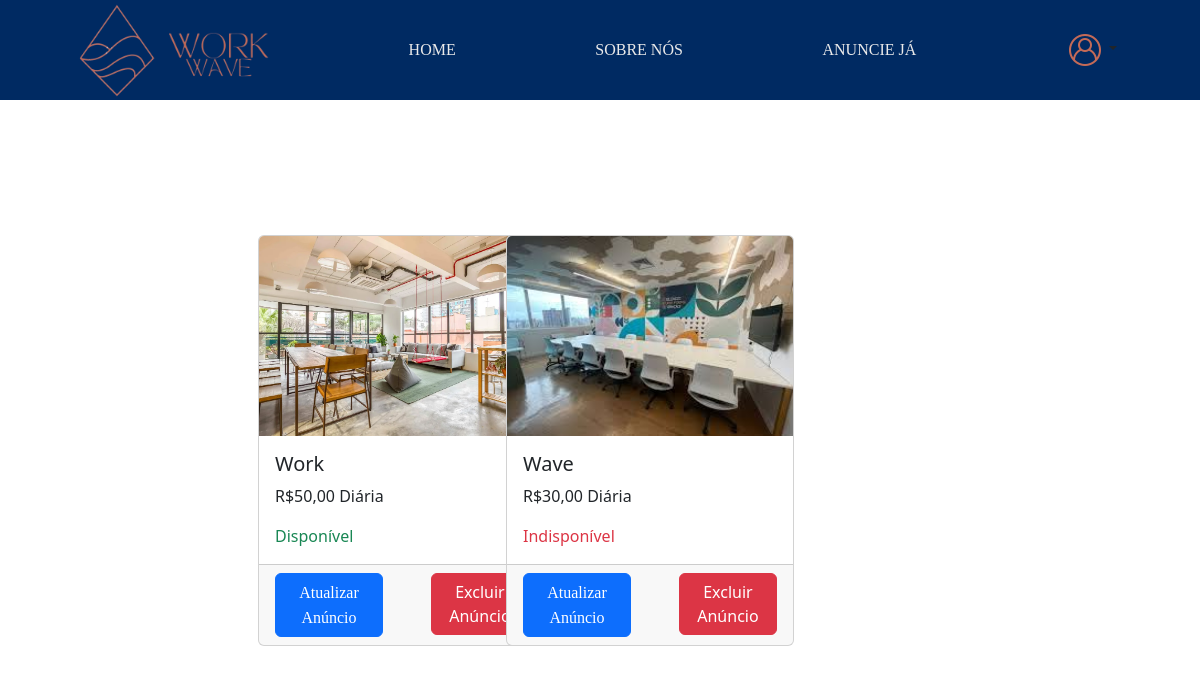
The app's page /SeusAnuncios.php (signed in), older data.
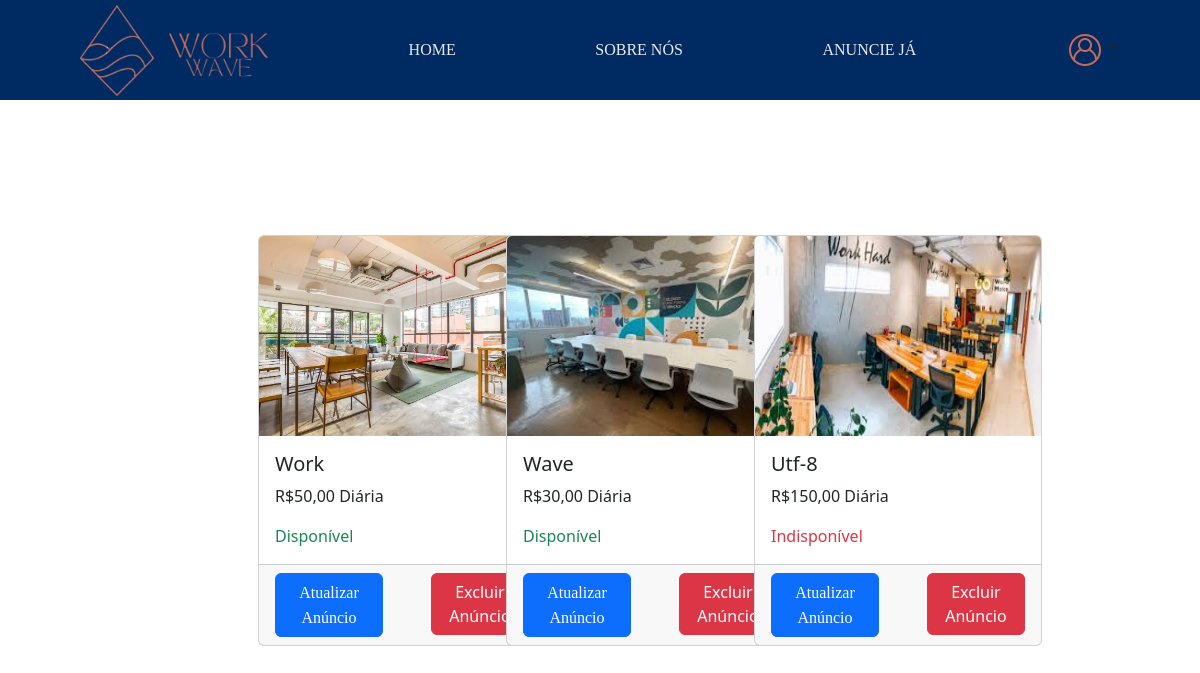
The same page, newer data.
### tables this page shows
CREATE TABLE `espacodados` (
  `EspId` int(11) NOT NULL,
  `EspNome` varchar(255) NOT NULL,
  `EspEndereco` varchar(255) NOT NULL,
  `EspDescricao` mediumtext NOT NULL,
  `EspCapacidade` int(11) NOT NULL,
  `EspDisponibilidade` tinyint(1) DEFAULT NULL,
  `EspDataCadastro` date NOT NULL,
  `ProId` int(11) NOT NULL,
  `EspImg` varchar(255) DEFAULT NULL,
  `EspPreco` decimal(10,2) DEFAULT NULL,
  `SerId` int(11) DEFAULT NULL
);

### SeusAnuncios.php (the view, shortened to what this page needs)
<!DOCTYPE html>
<html lang="en">
<head>
    <link href="https://cdn.jsdelivr.net/npm/bootstrap@5.3.3/dist/css/bootstrap.min.css" rel="stylesheet">
    <link rel="stylesheet" href="css/Style.css">
    <link rel="stylesheet" href="css/SeusAnuncios.css">
</head>
<body>
<header>
    <div class="logo">
        <img src="img/WorkWave-removebg-preview (1).png" alt="" width="95px" height="95px">
        <img src="img/WorkWave__2_-removebg-preview.png" alt="" width="100px" height="100px">
    </div>
    <a href="index.php" class="underline">HOME</a>
    <a href="SobreNos.php" class="underline">SOBRE NÓS</a>
    <a href="AnuncieJa.php" class="underline">ANUNCIE JÁ</a>
    <?php
        if (!isset($_SESSION['usuario_validado']) || $_SESSION['usuario_validado'] == false) {
    ?>
        <div class="dropdown">
            <a class="btn dropdown-toggle" href="#" role="button" data-bs-toggle="dropdown" aria-expanded="false">
                <img src="img/user-logo.png" alt="">
            </a>
            <ul class="dropdown-menu">
                <li><a class="dropdown-item" href="login.php">Fazer Login</a></li>
            </ul>
        </div>
    <?php
        } else {
    ?>
        <div class="dropdown">
            <a class="btn dropdown-toggle" href="#" role="button" data-bs-toggle="dropdown" aria-expanded="false">
                <img src="img/user-logo.png" alt="">
            </a>
        </div>
    <?php
        };
    ?>
</header>
<div class="conteudo conteudo-principal">
    <div class="postagem">
        <?php
            try {
                $conexao = new PDO("mysql:host=localhost; dbname=workwave", "root", "");
                $conexao->setAttribute(PDO::ATTR_ERRMODE, PDO::ERRMODE_EXCEPTION);
            } catch (PDOException $erro) {
                echo "Erro na conexão:" . $erro->getMessage();
            }
            if (isset($_SESSION['UsuarioId'])) {
                $query = "SELECT EspId, EspNome, EspCapacidade, EspDisponibilidade, EspImg, EspPreco FROM EspacoDados WHERE ProId = :UsuarioId";
                $stmt = $conexao->prepare($query);
                $stmt->bindValue(':UsuarioId', $_SESSION['UsuarioId']);
                $stmt->execute();
                $anuncios = $stmt->fetchAll();
            } else {
                $anuncios = [];
            }
        ?>
        <div class="row row-cols-1 row-cols-md-2 row-cols-lg-3 g-4">
            <?php foreach ($anuncios as $anuncio): ?>
                <div class="col">
                    <div class="card" style="width: 18rem;">
                        <img src="img/<?php echo htmlspecialchars($anuncio['EspImg']); ?>" class="card-img-top" alt="Imagem de <?php echo htmlspecialchars($anuncio['EspNome']); ?>" height="200px">
                        <div class="card-body">
                            <h5 class="card-title"><?php echo htmlspecialchars($anuncio['EspNome']); ?></h5>
                            <p class="card-text">R$<?php echo number_format($anuncio['EspPreco'], 2, ',', '.'); ?> Diária</p>
                            <p class="card-text <?php echo $anuncio['EspDisponibilidade'] == 0 ? 'text-danger' : 'text-success'; ?>">
                                <?php echo $anuncio['EspDisponibilidade'] == 0 ? 'Indisponível' : 'Disponível'; ?>
                            </p>
                        </div>
                        <div class="card-footer">
                            <div class="d-flex justify-content-between">
                                <button type="submit" class="btn btn-primary me-5"><a href="EditarAnuncio.php" class="text-white">Atualizar Anúncio</a></button>
                                <form action="ExcluirAnuncio.php" method="POST">
                                    <button type="submit" class="btn btn-danger" onclick="return confirm('Tem certeza de que deseja excluir este anúncio?')">Excluir Anúncio</button>
                                </form>
                            </div>
                        </div>
                    </div>
                </div>
            <?php endforeach;?>
        </div>
    </div>
</div>
</body>
</html>

Row changes from the older to the newer data that the page shows:
changed espacodados "Wave": EspDisponibilidade "Indisponível" → "Disponível"
added espacodados: EspImg (picture), EspNome "Utf-8", EspPreco "150,00", shows "Indisponível"
